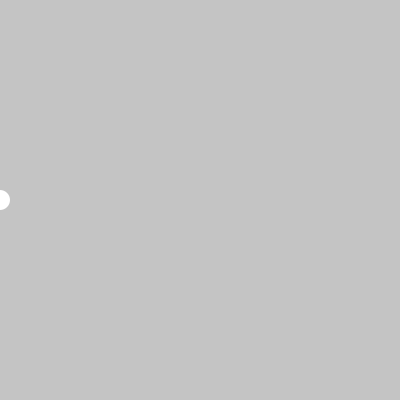
Frame 1 (no input)
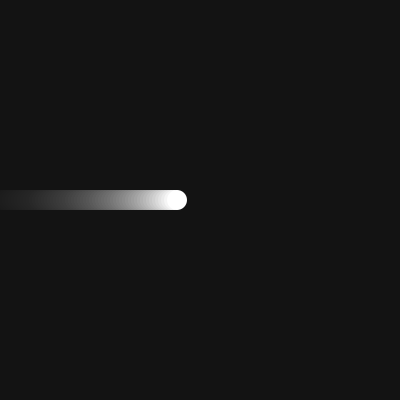
Frame 60 (the mouse pressed at the canvas centre just before this capture)
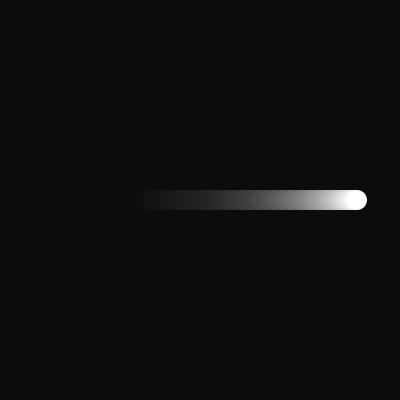
Frame 120 (the mouse held since frame 60 and released just before this capture)

The Processing sketch that drew these frames (run headless with seeded random() and noise(); from frame 60 on, the mouse is pressed at the canvas centre):

// Processing sketch: processing_41063
// ── processing_41063.pde

float x=0;
float y=0;
int m=3;

void setup() {
  size(400, 400);
  y=height/2;
  noStroke();
}

void draw() {
  fill(0, 10);
  rect(0, 0, width, height);

  fill(255);
  ellipse(x, y, 20, 20);

  if(x>width){
    m=m*(-1);
  }
  
  if(x<0){
    m=m*(-1);
  }
  
  x+=m;
}
